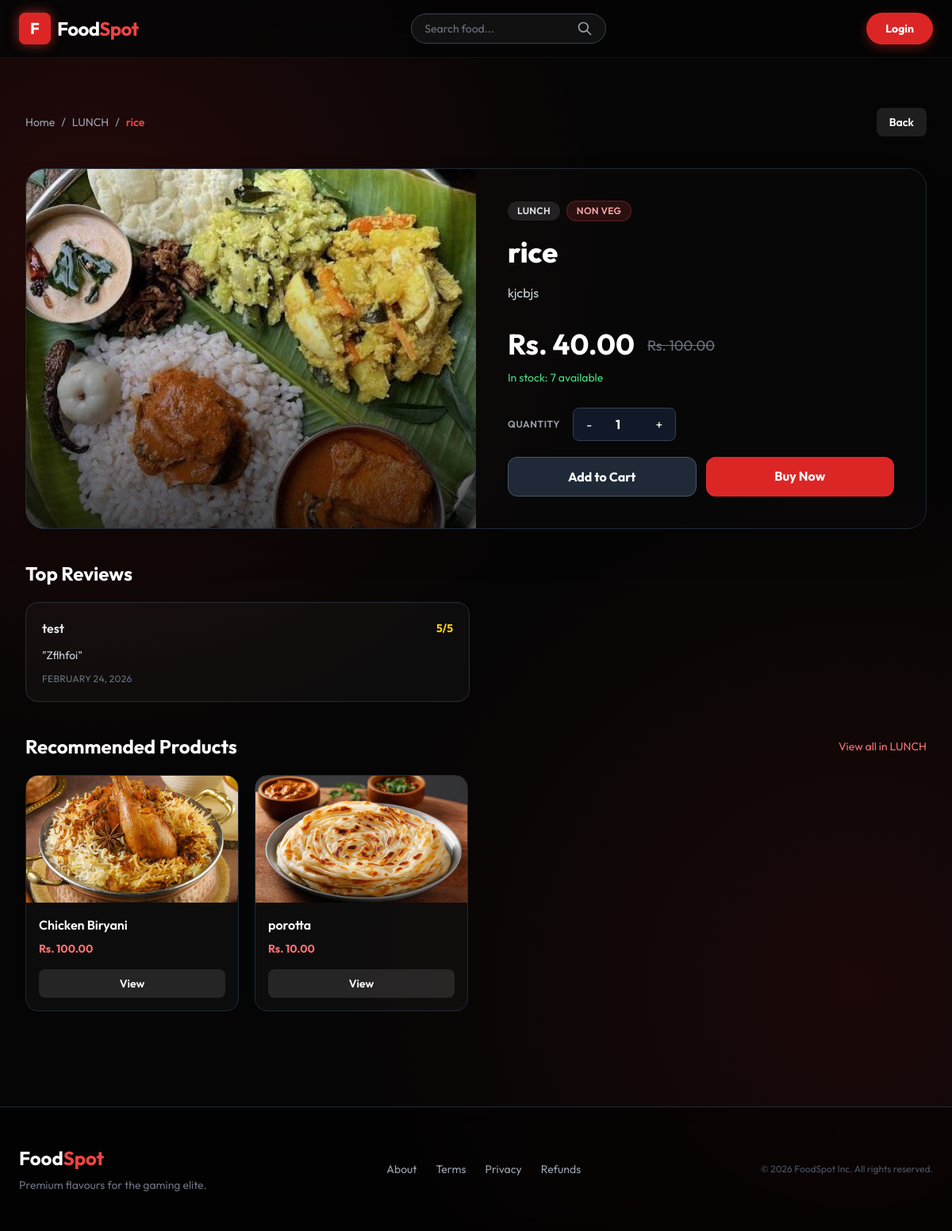
The app's page /product/2/, older data.
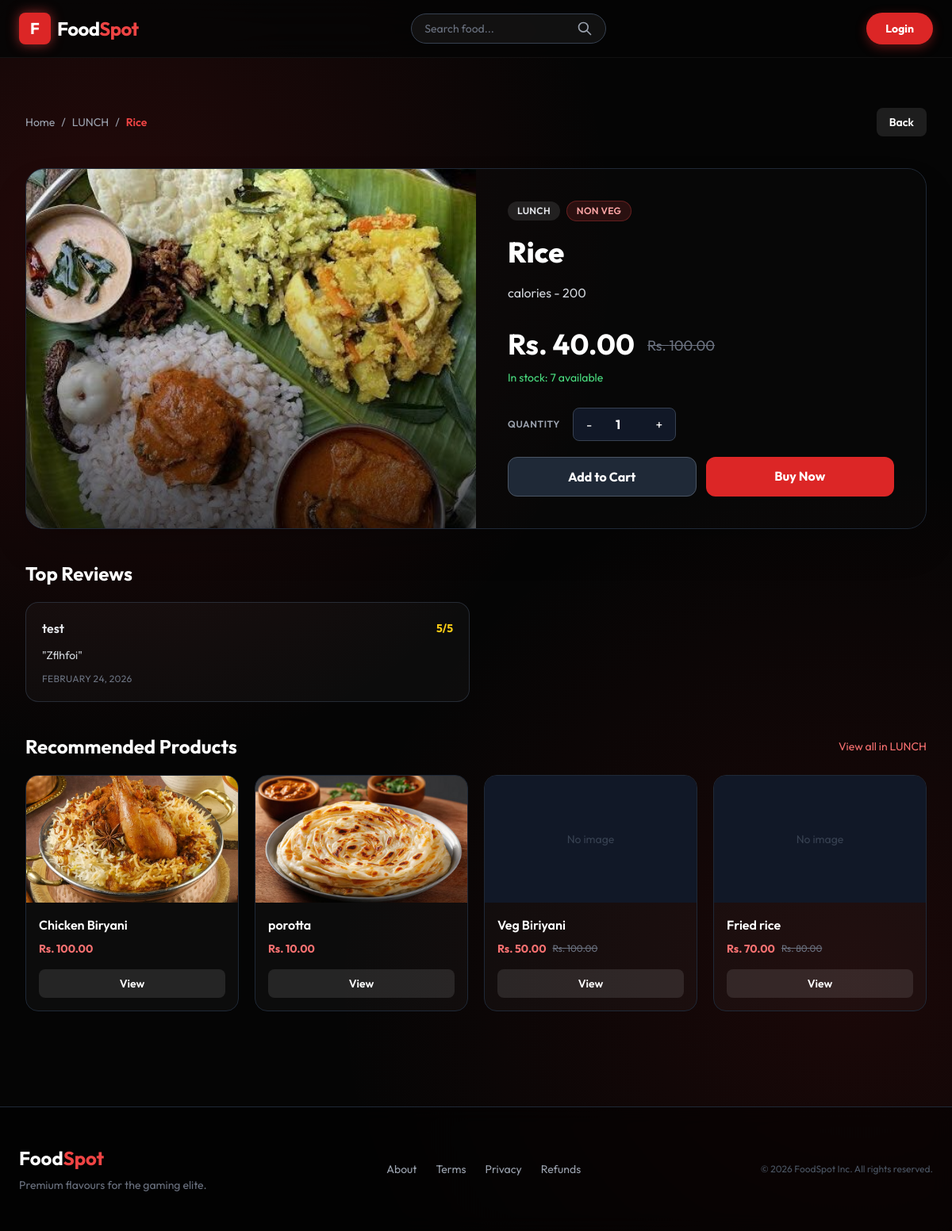
The same page, newer data.
### menu/models.py (models this page shows, shortened)
class Product(models.Model):
    category = models.ForeignKey(Category, on_delete=models.CASCADE)
    name = models.CharField(max_length=150, null=False, blank=False)
    product_image = models.ImageField(upload_to='images', null=True, blank=True)
    quantity = models.IntegerField(null=False, blank=False, default=0)
    original_price = models.DecimalField(max_digits=10, decimal_places=2, null=False)
    selling_price = models.DecimalField(max_digits=10, decimal_places=2, null=False)
    description = models.TextField(max_length=300, null=False)
    is_veg = models.BooleanField(default=False)
    is_active = models.BooleanField(default=True)

class Review(models.Model):
    user = models.ForeignKey(User, on_delete=models.CASCADE)
    product = models.ForeignKey(Product, on_delete=models.CASCADE)
    order = models.ForeignKey(Order, on_delete=models.CASCADE, null=True, blank=True)
    rating = models.IntegerField(default=5)
    comment = models.TextField(max_length=500)
    date = models.DateTimeField(auto_now_add=True)

class Category(models.Model):
    name = models.CharField(max_length=200, null=False, blank=False)
    description = models.TextField(max_length=200, null=False, blank=False)
    image = models.ImageField(upload_to='images', null=True)
    status = models.BooleanField(default=False)

### menu/views.py (the view)
# urls.py: path("product/<int:pk>/", ProductDetailView.as_view(), name="product_detail"),
@method_decorator(never_cache, name="dispatch")
class ProductDetailView(View):
    def get(self, request, pk):
        product = get_object_or_404(Product, id=pk, is_active=True)
        top_reviews = Review.objects.filter(product=product).select_related('user').order_by('-rating', '-date')[:5]
        similar_products = Product.objects.filter(
            category=product.category,
            quantity__gt=0,
            is_active=True,
        ).exclude(id=product.id)[:8]
        back_url = reverse_lazy("home")
        next_url = request.GET.get("next")
        if next_url and next_url.startswith("/"):
            back_url = next_url
        else:
            referer = request.META.get("HTTP_REFERER", "")
            if referer:
                parsed = urlparse(referer)
                if "/search/" in parsed.path:
                    back_url = f"{parsed.path}?{parsed.query}" if parsed.query else parsed.path
        return render(request, "menu/p_detail.html", {
            "data": product,
            "top_reviews": top_reviews,
            "similar_products": similar_products,
            "back_url": back_url,
        })

### menu/templates/menu/p_detail.html (shortened to what the changed rows need)
{% extends "menu/base.html" %}
{% block content %}
<div class="max-w-6xl mx-auto py-10 space-y-10">
    <div class="flex items-center justify-between gap-4">
        <div class="flex items-center gap-2 text-sm text-gray-400">
        <a href="{% url 'home' %}" class="hover:text-white transition">Home</a>
        <span>/</span>
        <a href="{% url 'category_detail' data.category.id %}" class="hover:text-white transition">{{ data.category.name }}</a>
        <span>/</span>
        <span class="text-red-500 font-semibold">{{ data.name }}</span>
        </div>
    </div>
    <section class="glass rounded-3xl border border-gray-800 overflow-hidden shadow-2xl">
        <div class="grid grid-cols-1 lg:grid-cols-2">
            <div class="relative min-h-[360px] bg-gray-900">
                {% if data.product_image %}
                <img src="{{ data.product_image.url }}" alt="{{ data.name }}" class="absolute inset-0 w-full h-full object-cover">
                {% else %}
                <div class="absolute inset-0 flex items-center justify-center text-gray-700 text-xl font-bold">No image</div>
                {% endif %}
                <div class="absolute inset-0 bg-gradient-to-t from-black/70 via-black/20 to-transparent"></div>
            </div>
            <div class="p-8 lg:p-10 bg-black/40">
                <div class="flex flex-wrap items-center gap-2 mb-4">
                    <span class="px-3 py-1 rounded-full bg-white/10 text-xs font-semibold uppercase tracking-wide text-gray-200">{{ data.category.name }}</span>
                    <span class="px-3 py-1 rounded-full text-xs font-semibold uppercase tracking-wide {% if data.is_veg %}bg-green-500/15 text-green-300 border border-green-500/30{% else %}bg-red-500/15 text-red-300 border border-red-500/30{% endif %}">
                        {% if data.is_veg %}Veg{% else %}Non Veg{% endif %}
                    </span>
                </div>
                <h1 class="text-4xl font-extrabold text-white leading-tight">{{ data.name }}</h1>
                <p class="text-gray-300 mt-4 leading-relaxed">{{ data.description }}</p>
                <div class="mt-8 flex items-end gap-4">
                    <p class="text-4xl font-bold text-white">Rs. {{ data.selling_price }}</p>
                    {% if data.selling_price < data.original_price %}
                    <p class="text-lg text-gray-500 line-through pb-1">Rs. {{ data.original_price }}</p>
                    {% endif %}
                </div>
                <div class="mt-3 text-sm {% if data.quantity > 0 %}text-green-400{% else %}text-red-400{% endif %}">
                    {% if data.quantity > 0 %}In stock: {{ data.quantity }} available{% else %}Currently out of stock{% endif %}
                </div>
                <div class="mt-7 space-y-5">
                    <div class="flex items-center gap-4">
                    </div>
                    {% if data.quantity > 0 %}
                    <div class="grid grid-cols-1 sm:grid-cols-2 gap-3">
                    </div>
                    {% else %}
                    <div class="text-center bg-gray-900 text-gray-400 font-semibold py-3 rounded-xl border border-gray-700">
                        Not available right now
                    </div>
                    {% endif %}
                </div>
            </div>
        </div>
    </section>
    <section class="space-y-5">
        <h2 class="text-2xl font-bold text-white">Top Reviews</h2>
        {% if top_reviews %}
        <div class="grid grid-cols-1 md:grid-cols-2 gap-4">
            {% for review in top_reviews %}
            <div class="glass border border-gray-700/60 rounded-2xl p-5">
                <div class="flex items-center justify-between">
                    <p class="text-gray-200 font-semibold">{{ review.user.username }}</p>
                    <p class="text-yellow-400 text-sm font-bold">{{ review.rating }}/5</p>
                </div>
                <p class="mt-3 text-gray-300 text-sm">"{{ review.comment }}"</p>
                <p class="mt-3 text-gray-500 text-xs uppercase tracking-wide">{{ review.date|date:"F d, Y" }}</p>
            </div>
            {% endfor %}
        </div>
        {% else %}
        <p class="text-gray-500">No reviews yet for this product.</p>
        {% endif %}
    </section>
    <section class="space-y-5">
        <div class="flex items-center justify-between">
            <h2 class="text-2xl font-bold text-white">Recommended Products</h2>
            <a href="{% url 'category_detail' data.category.id %}" class="text-sm text-red-400 hover:text-red-300 transition">View all in {{ data.category.name }}</a>
        </div>
        {% if similar_products %}
        <div class="grid grid-cols-1 sm:grid-cols-2 lg:grid-cols-4 gap-5">
            {% for product in similar_products %}
            <article class="glass border border-gray-800 rounded-2xl overflow-hidden group">
                <a href="{% url 'product_detail' product.id %}{% if request.GET.next %}?next={{ request.GET.next|urlencode }}{% endif %}" class="block">
                    <div class="h-40 bg-gray-900 overflow-hidden">
                        {% if product.product_image %}
                        <img src="{{ product.product_image.url }}" alt="{{ product.name }}" class="w-full h-full object-cover group-hover:scale-105 transition duration-300">
                        {% else %}
                        <div class="w-full h-full flex items-center justify-center text-gray-700 text-sm">No image</div>
                        {% endif %}
                    </div>
                </a>
                <div class="p-4">
                    <p class="text-white font-semibold truncate">{{ product.name }}</p>
                    <div class="mt-2 flex items-center gap-2">
                        <p class="text-red-400 font-bold text-sm">Rs. {{ product.selling_price }}</p>
                        {% if product.selling_price < product.original_price %}
                        <p class="text-gray-500 text-xs line-through">Rs. {{ product.original_price }}</p>
                        {% endif %}
                    </div>
                    <a href="{% url 'product_detail' product.id %}{% if request.GET.next %}?next={{ request.GET.next|urlencode }}{% endif %}" class="mt-4 inline-block w-full text-center bg-white/10 hover:bg-white/20 text-white text-sm font-semibold py-2 rounded-lg transition">
                        View
                    </a>
                </div>
            </article>
            {% endfor %}
        </div>
        {% else %}
        <p class="text-gray-500">No related products available in this category.</p>
        {% endif %}
    </section>
</div>
{% endblock %}

Row changes from the older to the newer data that the page shows:
changed Product "LUNCH": name "rice" → "Rice"; description "kjcbjs" → "calories - 200"
added Product: product_image "No image", name "Veg Biriyani", selling_price "50.00", original_price "100.00"
added Product: product_image "No image", name "Fried rice", selling_price "70.00", original_price "80.00"
